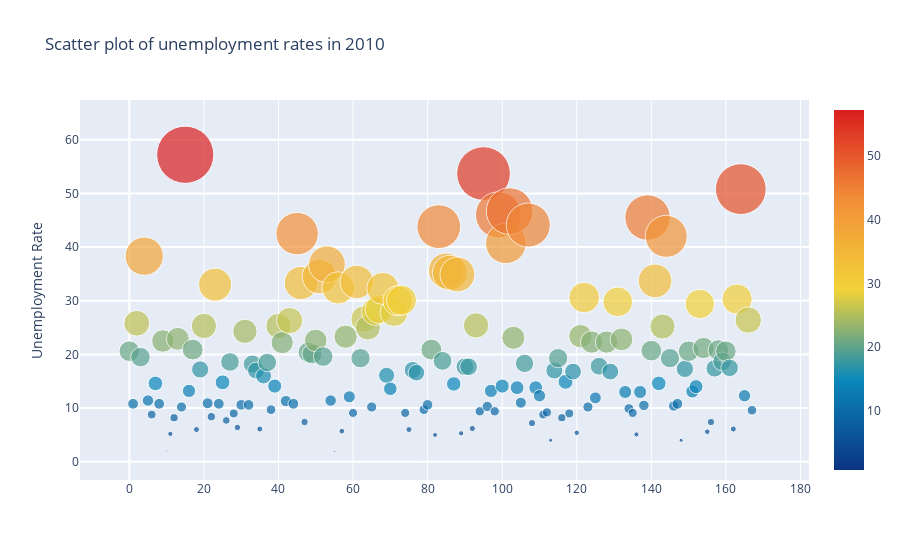

The notebook cell this image was saved under:
### Markdown cell above
When looking the the lowest unemployment rate of 2014, Rwanda, again, had the lowest rate with 0.7% followed by (0.9%) and Qatar (1.3%). The ranking of those three Countries stayed the same throughout the years.

### Code cell
# creating a scatter plot of 2010 and 2014

trace = go.Scatter(
    y = UnemploymentCleaned['2010'].values,
    mode='markers',
    marker=dict(
        size= UnemploymentCleaned['2010'].values,
        color = UnemploymentCleaned['2010'].values,
        colorscale='Portland',
        showscale=True
    ),
    text = UnemploymentCleaned['Country Code'].values,
    hoverinfo = 'text',
)
data = [trace]

layout= go.Layout(
    autosize= True,
    title= 'Scatter plot of unemployment rates in 2010',
    hovermode= 'closest',
    yaxis=dict(
        title= 'Unemployment Rate',
        ticklen= 5,
        gridwidth= 2,
    ),
    showlegend= False
)
fig = go.Figure(data=data, layout=layout)
py.iplot(fig,filename='scatter2010')

### Figure 1 — Plotly figure (JSON) as saved in the notebook; plotly's stock layout.template omitted (floating-point values rounded to 4 significant figures; data arrays with more than 128 entries replaced by an {"elided": "..."} marker saying what was removed)
{"data": [{"hoverinfo": "text", "marker": {"color": {"elided": "168 float values"}, "colorscale": [[0, "rgb(12,51,131)"], [0.25, "rgb(10,136,186)"], [0.5, "rgb(242,211,56)"], [0.75, "rgb(242,143,56)"], [1, "rgb(217,30,30)"]], "showscale": true, "size": {"elided": "168 float values"}}, "mode": "markers", "text": {"elided": "168 str values"}, "type": "scatter", "y": {"elided": "168 float values"}}], "layout": {"autosize": true, "hovermode": "closest", "showlegend": false, "title": {"text": "Scatter plot of unemployment rates in 2010"}, "yaxis": {"gridwidth": 2, "ticklen": 5, "title": {"text": "Unemployment Rate"}}}}
